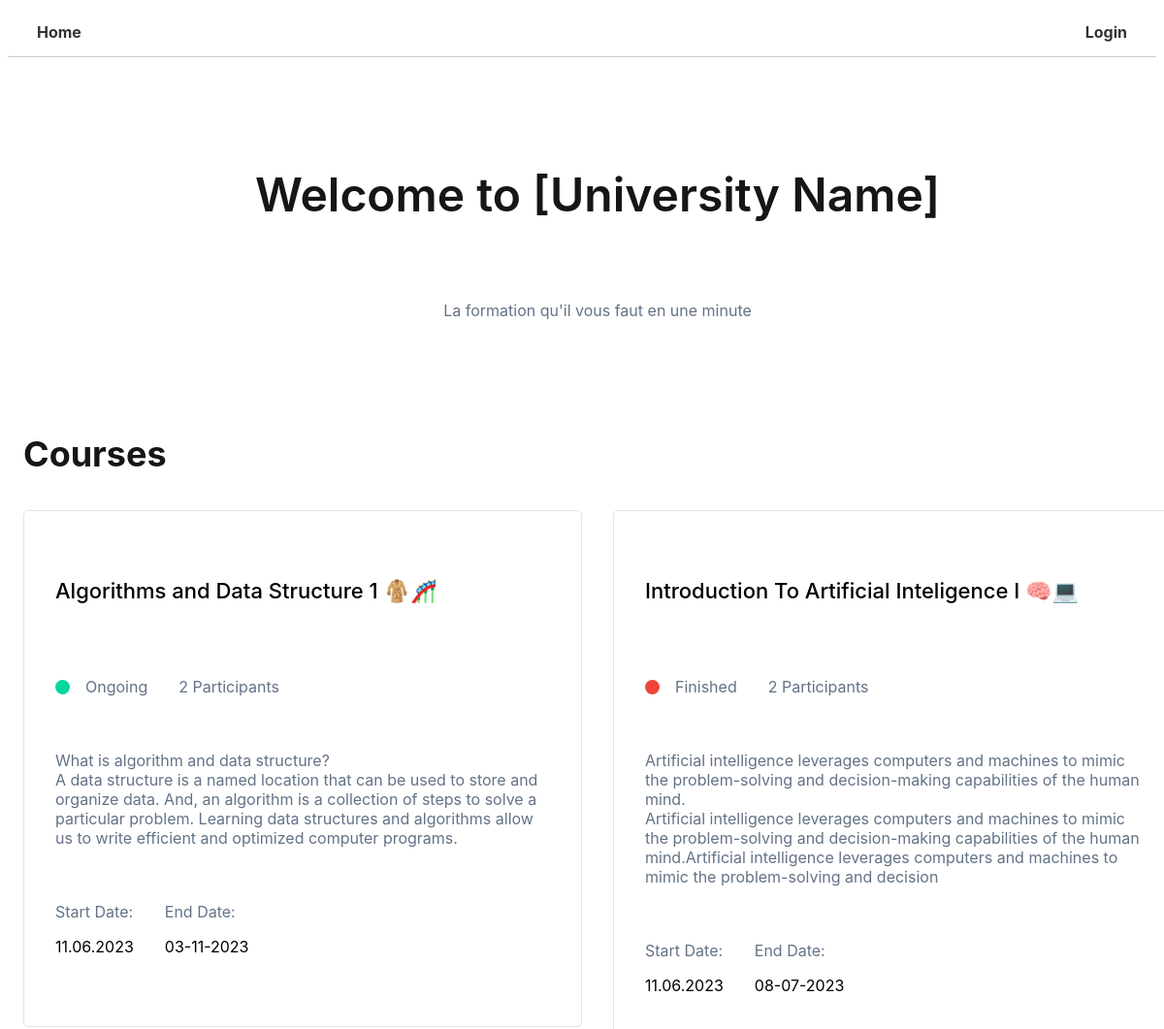
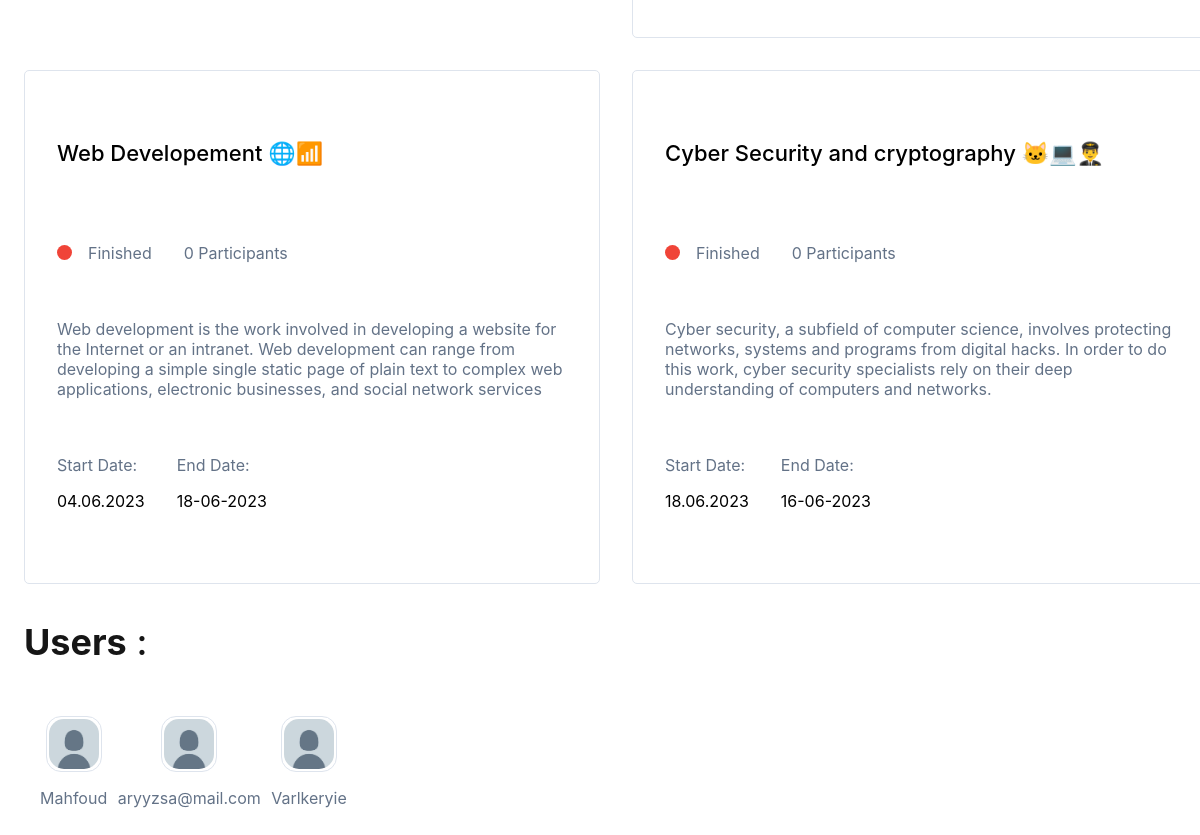
The page / on the database its author committed (2 pictures, top to bottom).
### core/models.py (models this page shows, shortened)
class Course(models.Model):
    name = models.CharField(max_length  = 255)
    description = models.TextField(max_length =1000, null = True, blank = True)
    participants = models.ManyToManyField(User , blank = True, related_name = "events")
    start_date = models.DateTimeField(null = True, blank = True)
    end_date = models.DateTimeField(null = True, blank = True)
    created = models.DateField(auto_now_add = True) #Create
    updated  = models.DateField(auto_now = True) #Update
    class Meta:
        ordering = ['-end_date']
    @property
    def course_status(self):
        present = timezone.now()
        if self.start_date <= present <= self.end_date:
            status = 'Ongoing'
        elif present > self.end_date:
            status = 'Finished'
        else:
            status = 'Upcoming'
        return status

### users/models.py (models this page shows)
class User(AbstractUser):
    name = models.CharField(max_length=100, null = True)
    email = models.EmailField(unique=True, null = True)
    bio = models.TextField(null = True, blank = True)
    teacher = models.BooleanField(default=False, null = True)
    avatar = models.ImageField( upload_to='./Profile_images/',default="./Profile_images/def.jpg", null = True,blank=True)
    USERNAME_FIELD = 'email'   # Auth with EmailField
    REQUIRED_FIELDS=['username']
    objects = CustomUserManager()

### core/views.py (the view)
# urls.py: path('', homepage, name = 'homepage'),
def homepage(request):
    users = User.objects.all()
    courses = Course.objects.all()
    context = {'users':users , 'events':courses}
    return render(request, "homepage.html" , context)

### templates/homepage.html (shortened to what this page needs)
{% extends "base.html"%}
{% block body %}
<div class="section" id="home__hero">
    <div id="hero__content">
        <h3 id="intro--headline">Welcome to [University Name]</h3>
        <p id="intro--subheadline">La formation qu'il vous faut en une minute
    </div>
</div>
<div class="container--events">
    <div>
        <h3><b> Courses</b></h3>
    </div>
    <div class="events--lists section">
        {% for event in events %}
        <a href="{% url 'course_page' pk=event.id %}">
            <div class="event__wrapper">
                <h5 class="event__preview--title">{{event.name}}</h5>
                <div class="event__preview__details">
                    <div class="dot__wrapper">
                        {% if event.course_status == 'Ongoing' %}
                        <div class="dot dot--green"></div>
                        {% else %}
                        <div class="dot dot--red"></div>
                        {% endif %}
                        <p>{{event.course_status}}</p>
                    </div>
                    <p>{{event.participants.all.count}} Participants</p>
                </div>
                <div class="">
                    <p>{{event.description|linebreaks}}</p>
                </div>
                <div class="event__preview__details__bottom">
                    <div>
                        <p>Start Date:</p>
                        <p class="event--date">{{event.start_date|date:"d.m.Y"}}</p>
                    </div>
                    <div>
                        <p>End Date:</p>
                        <p class="event--date">{{event.end_date|date:"d-m-Y"}}</p>
                    </div>
                </div>
            </div>
        </a>
        {% endfor %}
    </div>
</div>
<section>
    <h3><b>Users</b> : {{count}}</h3>
    <div class="users--lists section">
        {% for user in users %}
        <div class="wrapper--user">
            <div class="avatar__border">
                <img class="user--avatar--sm" src="{{user.avatar.url}}" />
            </div>
            <p>{{user.name}}</p>
        </div>
        {% endfor %}
    </div>
</section>
{% endblock body %}

### static/css/main.css (style rules this page uses)
* { color: rgb(22, 22, 22); font-family: -apple-system-body, BlinkMacSystemFont, sans-serif; }
h1, h2, h3, h4, h5, h6 { font-weight: 500; }
h3 { font-size: 36px; }
h5 { font-size: 28px; }
p { color: #637287; }
a { text-decoration: none; }
.section { margin: 2em 0; }
#intro--headline { font-weight: 600; font-size: 48px; text-align: center; }
#home__hero { padding-top: 2em; padding-bottom: 2em; }
#hero__content { max-width: 800px; margin: 0 auto; text-align: center; }
#intro--subheadline { padding: 2em 6em; }
.events--lists { display: grid; grid-template-columns: 1fr 1fr; gap: 2em; }
.event__wrapper { border: 1px solid #DEE4ED; padding: 2em; border-radius: 5px; }
.event__preview--title { font-size: 22px; text-decoration: none; color: #000; }
.event--date { color: #000; }
.dot__wrapper { display: flex; align-items: center; }
.dot__wrapper * { margin-right: .5em; }
.dot { background-color: grey; height: 15px; width: 15px; border-radius: 50%; }
.dot--green { background-color: #06D6A0; }
.dot--red { background-color: #F04438; }
.event__preview__details * { margin-right: 1em; }
.event__preview__details { display: flex; justify-content: flex-start; padding: 1.5em 0; }
.event__preview__details__bottom { display: flex; padding: 1.5em 0; }
.event__preview__details__bottom * { margin-right: 1em; }
.wrapper--user { display: flex; flex-direction: column; align-items: center; padding: 1em; border-radius: 5px; text-align: center; max-width: 100px; }
.wrapper--user * { margin-top: 1em; }
.avatar__border { border: 1px solid #DEE4ED; width: fit-content; border-radius: 15px; margin: 0; padding: 2px; line-height: 0; }
.user--avatar--sm { height: 50px; width: 50px; object-fit: cover; border-radius: 15px; margin: 0; padding: 0; line-height: 0; }
.users--lists { display: flex; flex-wrap: wrap; }

### rows shown on the page
Course: name "Algorithms and Data Structure 1 🧥🎢", course_status "Ongoing", participants.all.count "2", description "What is algorithm and data structure? A data structure is a named location that can be used to store and organize data. And, an algorithm is a collection of steps to solve a particular problem. Learning data structures and algorithms allow us to write efficient and optimized computer programs.", start_date "11.06.2023", end_date "03-11-2023"
Course: name "Introduction To Artificial Inteligence I 🧠💻", course_status "Finished", participants.all.count "2", description "Artificial intelligence leverages computers and machines to mimic the problem-solving and decision-making capabilities of the human mind. Artificial intelligence leverages computers and machines to mimic the problem-solving and decision-making capabilities of the human mind.Artificial intelligence leverages computers and machines to mimic the problem-solving and decision", start_date "11.06.2023", end_date "08-07-2023"
Course: name "Web Developement 🌐📶", course_status "Finished", participants.all.count "0", description "Web development is the work involved in developing a website for the Internet or an intranet. Web development can range from developing a simple single static page of plain text to complex web applications, electronic businesses, and social network services", start_date "04.06.2023", end_date "18-06-2023"
Course: name "Cyber Security and cryptography 🐱‍💻👨‍✈️", course_status "Finished", participants.all.count "0", description "Cyber security, a subfield of computer science, involves protecting networks, systems and programs from digital hacks. In order to do this work, cyber security specialists rely on their deep understanding of computers and networks.", start_date "18.06.2023", end_date "16-06-2023"
User: avatar (picture), name "Mahfoud"
User: avatar (picture), name "aryyzsa@mail.com"
User: avatar (picture), name "Varlkeryie"
